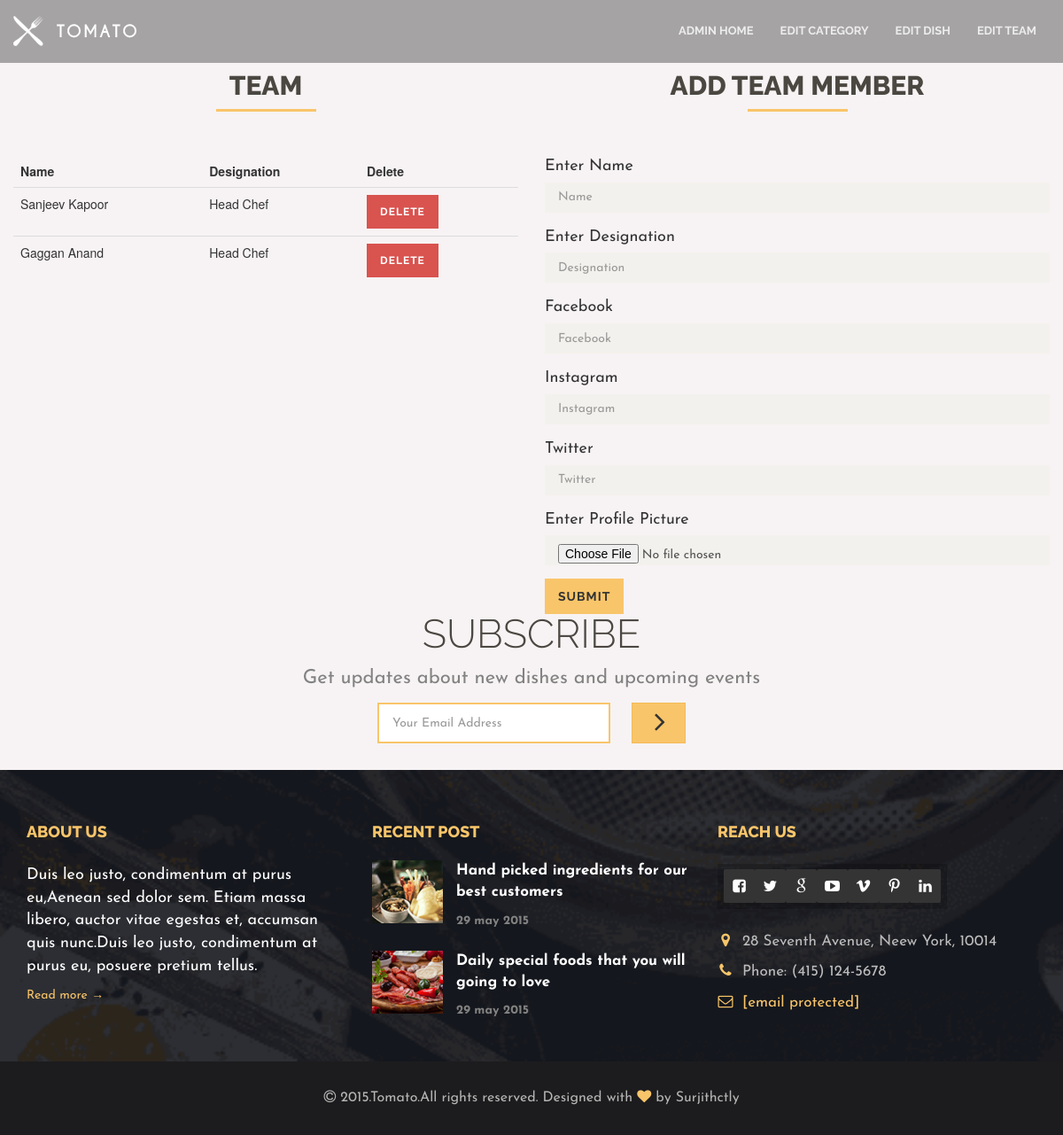
The app's page /management/editteam/ with its own data.
### management/models.py (models this page shows, shortened)
class Team(models.Model):
    img = models.FileField(null=True, blank =True)
    name = models.CharField(null=True, blank =True, max_length = 20)
    designation = models.CharField(null=True, blank =True, max_length = 20)
    fb = models.URLField(null=True, blank =True)
    twiter = models.URLField(null=True, blank =True)
    insta = models.URLField(null=True, blank =True)

### management/views.py (the view, shortened to what this page needs)
# urls.py: path('editteam/', editTeam, name='editteam')
def editTeam(request):
    team = Team.objects.all()
    if 'delete' in request.POST:
        Team.objects.get(id = request.POST['delete']).delete()
    d= {'team':team}
    return render(request, 'editteam.html',d)

### templates/editteam.html (shortened to what this page needs)
{% extends 'base2.html' %}
{% block body %}
{% load static %}
<div class="col-md-6">
    <div class="page-header">
        <h2>Team</h2>
    </div>
    <table class="table">
        <thead>
            <tr>
                <th>Name</th>
                <th>Designation</th>
                <th>Delete</th>
            </tr>
        </thead>
        <tbody>
            {% for i in team %}
            <tr>
                <td>{{i.name}}</td>
                <td>{{ i.designation }}</td>
                <form method='post'>
                    <td>
                        <button type="submit" name="delete" value="{{ i.id }}"
                            class="btn btn-danger btn-xs">Delete</button>
                    </td>
                </form>
                {% endfor %}
            </tr>
        </tbody>
    </table>
</div>
<div class="col-md-6">
    <div class="page-header">
        <h2>Add Team Member</h2>
    </div>
    <form method='post' enctype="multipart/form-data">
        <div class="form-group">
            <label for="exampleInputEmail1">Enter Name</label>
            <input type="text" name='name' class="form-control" id="exampleInputEmail1" placeholder="Name">
        </div>
        <div class="form-group">
            <label for="exampleInputEmail1">Enter Designation</label>
            <input type="text" name='des' class="form-control" id="exampleInputEmail1" placeholder="Designation">
        </div>
        <div class="form-group">
            <label for="exampleInputEmail1">Facebook</label>
            <input type="url" name='fb' class="form-control" id="exampleInputEmail1" placeholder="Facebook">
        </div>
        <div class="form-group">
            <label for="exampleInputEmail1">Instagram</label>
            <input type="url" name='insta' class="form-control" id="exampleInputEmail1" placeholder="Instagram">
        </div>
        <div class="form-group">
            <label for="exampleInputEmail1">Twitter</label>
            <input type="url" name='twt' class="form-control" id="exampleInputEmail1" placeholder="Twitter">
        </div>
        <div class="form-group">
            <label for="exampleInputEmail1">Enter Profile Picture</label>
            <input type="file" name='img' class="form-control" id="" placeholder="Designation">
        </div>
        <button type="submit" name='add' class="btn btn-default">Submit</button>
    </form>
</div>
{% endblock body%}

### static/css/main.css (style rules this page uses)
body { height:100%;overflow-y:scroll;-webkit-overflow-scrolling:touch }
h1,h2,h3,h4,h5,h6,.h1,.h2,.h3,.h4,.h5,.h6 { font-family:raleway,sans-serif;text-transform:uppercase;color:#4b4741;text-align:center;font-weight:800 }
.page-header { border:none;margin:80px 0 40px }
.page-header:after { content:"";display:block;position:relative;height:3px;width:113px;background-color:#f9c56a;margin:0 auto }
html { text-rendering:optimizeLegibility!important;-webkit-font-smoothing:antialiased!important }
.form-group { font-family:josefin sans,sans-serif }
.form-group label { font-size:18px;font-weight:400 }
.form-group input,.form-group textarea { border-radius:0;border:none!important;-webkit-box-shadow:none!important;-moz-box-shadow:none!important;box-shadow:none!important;background-color:#f3f1ed;padding:10px 15px }
.btn { border-radius:0;border:none;font-family:raleway,sans-serif;text-transform:uppercase;letter-spacing:1px;font-weight:700;padding:10px 15px }
.btn-default { background-color:#f9c56a }
table { width:100% }
.table thead tr th { border-radius:0!important;border:none }
input,textarea { outline:0 }
.slick-slide,.slick-list,.slick-active,button,input,textarea { outline:0 }

### records on screen
Team: name "Sanjeev Kapoor", designation "Head Chef", {{ i.id }} 1 (drawn)
Team: name "Gaggan Anand", designation "Head Chef", {{ i.id }} 2 (drawn)
